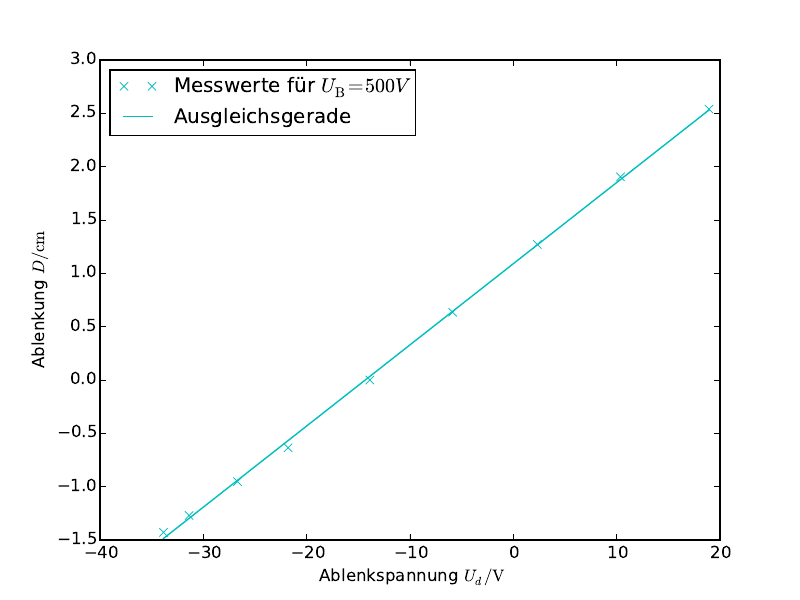

Python code for this plot:
import matplotlib.pyplot as plt
import numpy as np
from scipy.optimize import curve_fit

x2,y2=np.genfromtxt('a7.txt', unpack=True) #U_B=500V
def f(x2,e,f):
    return e*x2+f
params,covariance = curve_fit(f,x2,y2)
errors = np.sqrt(np.diag(covariance))
print ('e=',params[0], '±', errors[0])
print ('f=',params[1],'±', errors [1])

plt.plot(x2,y2, 'cx',label="Messwerte für $U_\mathrm{B}=500V$")
plt.plot(x2,f(x2, *params), 'c-', label="Ausgleichsgerade")

plt.xlabel(r' Ablenkspannung $U_d/\mathrm{V}$')
plt.ylabel(r'Ablenkung $D/\mathrm{cm}$')
plt.legend(loc='best')
plt.savefig('501-a7.pdf')
